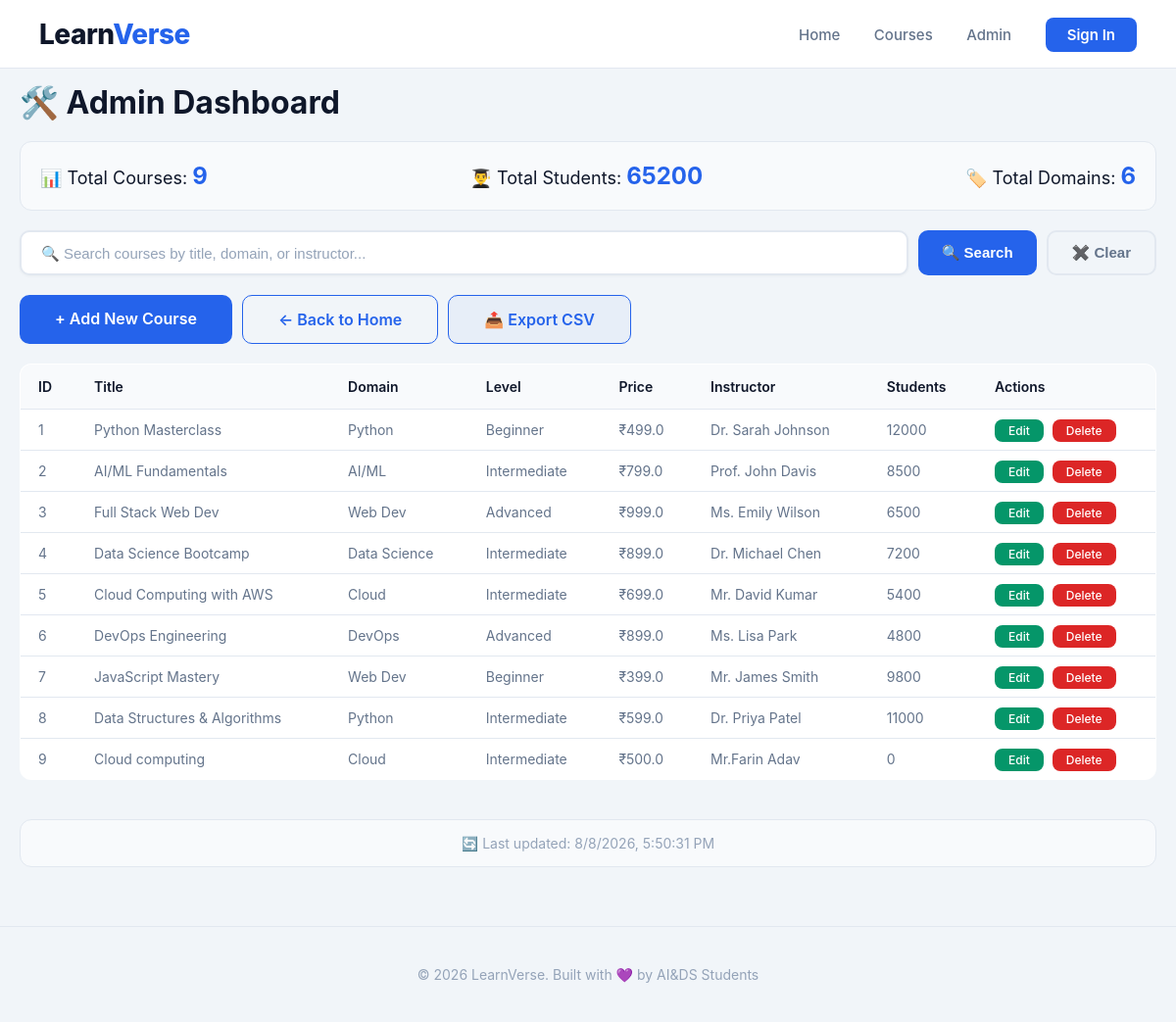
/admin/courses, run on an earlier commit of the app's database.
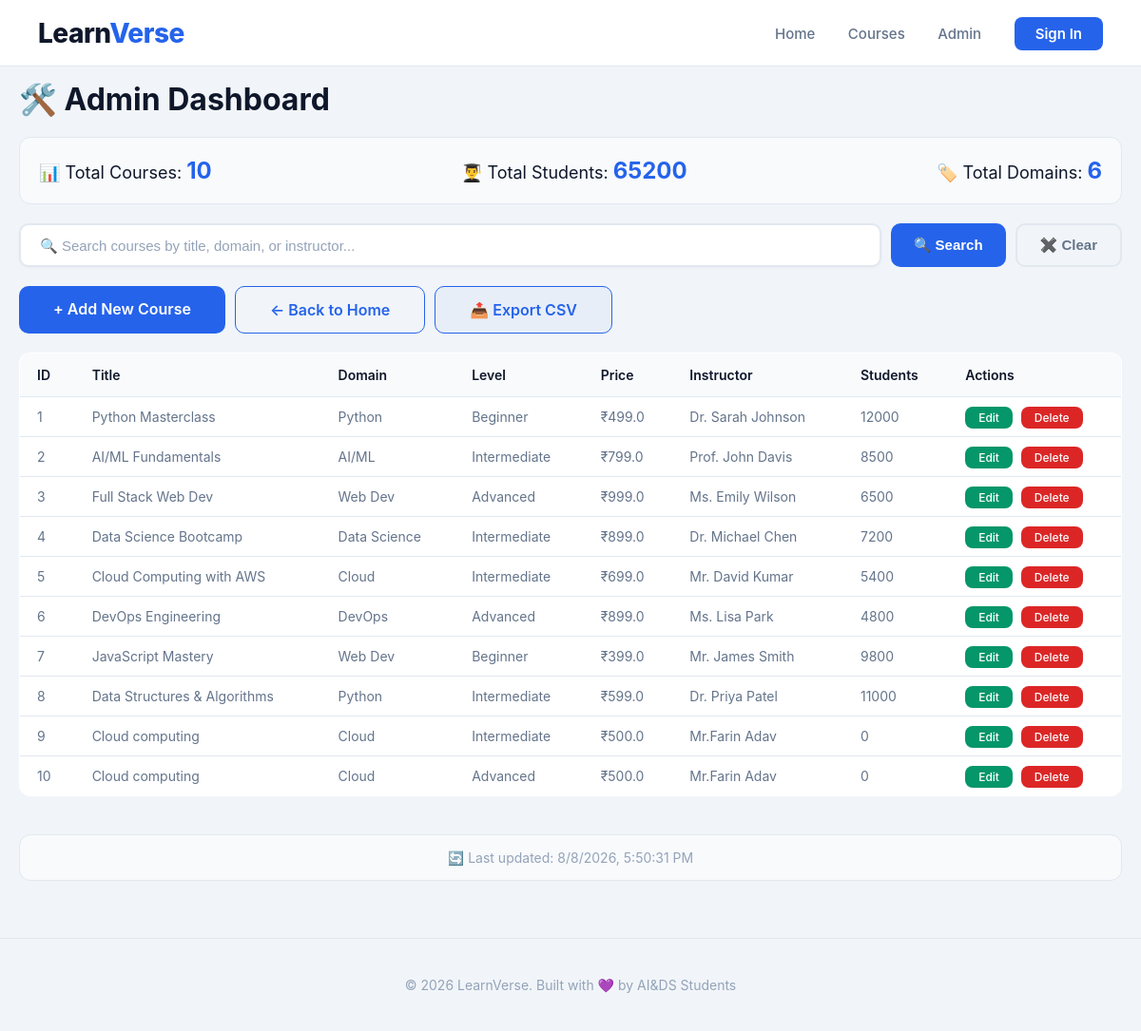
And on a later commit of the database.
### models.py (models this page shows)
class Course(db.Model):
    id = db.Column(db.Integer, primary_key=True)
    title = db.Column(db.String(200), nullable=False)
    description = db.Column(db.Text, nullable=False)
    domain = db.Column(db.String(50), nullable=False)
    level = db.Column(db.String(20), nullable=False)
    price = db.Column(db.Float, default=0)
    instructor = db.Column(db.String(100), nullable=False)
    rating = db.Column(db.Float, default=0)
    students = db.Column(db.Integer, default=0)
    image = db.Column(db.String(200), default='default.jpg')
    created_at = db.Column(db.DateTime, default=datetime.utcnow)

### app.py (the view)
@app.route('/admin/courses')
def admin_courses():
    all_courses = Course.query.all()
    return render_template('admin_courses.html', courses=all_courses)

### templates/admin_courses.html (shortened to what this page needs)
<!DOCTYPE html>
<html lang="en">
<head>
    <link rel="stylesheet" href="{{ url_for('static', filename='style.css') }}">
</head>
<body>
    <header>
        <div class="logo">Learn<span>Verse</span></div>
        <nav>
            <a href="/">Home</a>
            <a href="/courses">Courses</a>
            <a href="/admin/courses">Admin</a>
            <a href="#" class="btn-signin">Sign In</a>
        </nav>
    </header>
    <div class="container">
        <h1>🛠️ Admin Dashboard</h1>
        <div style="margin: 20px 0; padding: 20px; background: #F8FAFC; border-radius: 12px; display: flex; justify-content: space-between; align-items: center; flex-wrap: wrap; border: 1px solid #E2E8F0;">
            <span style="font-size: 18px; color: #0F172A;">📊 Total Courses: <strong style="color: #2563EB; font-size: 24px;">{{ courses|length }}</strong></span>
            <span style="font-size: 18px; color: #0F172A;">👨‍🎓 Total Students: <strong style="color: #2563EB; font-size: 24px;">{{ courses|sum(attribute='students') }}</strong></span>
            <span style="font-size: 18px; color: #0F172A;">🏷️ Total Domains: <strong style="color: #2563EB; font-size: 24px;">{{ courses|map(attribute='domain')|unique|list|length }}</strong></span>
        </div>
        <div class="admin-search-bar">
            <input type="text" id="adminSearch" placeholder="🔍 Search courses by title, domain, or instructor..." />
            <button onclick="filterAdminTable()" class="btn-search">🔍 Search</button>
            <button onclick="clearSearch()" class="btn-secondary">✖️ Clear</button>
        </div>
        <div style="margin:20px 0; display: flex; gap: 10px; flex-wrap: wrap;">
            <a href="/admin/course/add" class="btn-primary">+ Add New Course</a>
            <a href="/" class="btn-secondary">← Back to Home</a>
            <a href="#" onclick="exportData()" class="btn-secondary" style="background: rgba(37, 99, 235, 0.05); border-color: #2563EB; color: #2563EB;">📤 Export CSV</a>
        </div>
        {% if courses %}
        <div class="admin-table">
            <table id="adminTable">
                <thead>
                    <tr>
                        <th>ID</th>
                        <th>Title</th>
                        <th>Domain</th>
                        <th>Level</th>
                        <th>Price</th>
                        <th>Instructor</th>
                        <th>Students</th>
                        <th>Actions</th>
                    </tr>
                </thead>
                <tbody id="adminTableBody">
                    {% for course in courses %}
                    <tr>
                        <td>{{ course.id }}</td>
                        <td>{{ course.title[:30] }}{% if course.title|length > 30 %}...{% endif %}</td>
                        <td>{{ course.domain }}</td>
                        <td>{{ course.level }}</td>
                        <td>₹{{ course.price }}</td>
                        <td>{{ course.instructor }}</td>
                        <td>{{ course.students }}</td>
                        <td>
                            <a href="/admin/course/edit/{{ course.id }}" class="btn-edit">Edit</a>
                            <a href="/admin/course/delete/{{ course.id }}" class="btn-delete" onclick="return confirm('Delete this course?')">Delete</a>
                        </td>
                    </tr>
                    {% endfor %}
                </tbody>
            </table>
        </div>
        {% else %}
        <p style="color:#64748B; padding:40px; text-align:center;">
            No courses yet. <a href="/admin/course/add" style="color:#2563EB;">Add your first course</a>
        </p>
        {% endif %}
        <div style="margin-top: 20px; padding: 15px; border-radius: 12px; background: #F8FAFC; border: 1px solid #E2E8F0; text-align: center; color: #94A3B8; font-size: 14px;">
            🔄 Last updated: <span id="lastUpdated"></span>
        </div>
    </div>
    <footer>
        <p>© 2026 LearnVerse. Built with 💜 by AI&DS Students</p>
    </footer>
</body>
</html>

### static/style.css (style rules this page uses)
* { margin: 0; padding: 0; box-sizing: border-box; }
body { font-family: -apple-system, BlinkMacSystemFont, 'Segoe UI', Roboto, Oxygen, Ubuntu, sans-serif; background: #F1F5F9; color: #0F172A; overflow-x: hidden; min-height: 100vh; }
a { text-decoration: none; color: inherit; }
header { padding: 15px 40px; display: flex; justify-content: space-between; align-items: center; position: fixed; top: 0; left: 0; right: 0; z-index: 100; background: rgba(255, 255, 255, 0.95); backdrop-filter: blur(20px); border-bottom: 1px solid #E2E8F0; height: 70px; }
.logo { font-size: 28px; font-weight: 800; letter-spacing: -0.5px; color: #0F172A; }
.logo span { color: #2563EB; }
nav a { color: #64748B; margin-left: 30px; font-size: 15px; font-weight: 500; transition: 0.3s; position: relative; }
nav a::after { content: ''; position: absolute; bottom: -4px; left: 0; width: 0; height: 2px; background: #2563EB; transition: 0.3s; }
.btn-signin { background: #2563EB; padding: 8px 22px; border-radius: 8px; color: #fff !important; font-weight: 600; transition: 0.3s; }
.btn-signin::after { display: none !important; }
.btn-primary { display: inline-block; padding: 14px 36px; background: #2563EB; color: #fff; border-radius: 10px; font-weight: 600; transition: 0.3s; border: none; cursor: pointer; font-size: 16px; }
.btn-secondary { display: inline-block; padding: 14px 36px; background: transparent; color: #2563EB; border-radius: 10px; font-weight: 600; transition: 0.3s; border: 1px solid #2563EB; cursor: pointer; font-size: 16px; }
.btn-edit { padding: 4px 14px; background: #059669; color: #fff; border-radius: 8px; font-size: 12px; margin-right: 5px; font-weight: 500; }
.btn-delete { padding: 4px 14px; background: #DC2626; color: #fff; border-radius: 8px; font-size: 12px; font-weight: 500; }
.container { max-width: 1200px; margin: 0 auto; padding: 85px 20px 20px; }
.btn-search { padding: 14px 32px; background: #2563EB; color: #fff; border: none; border-radius: 10px; font-size: 15px; font-weight: 600; cursor: pointer; transition: 0.3s; min-width: 120px; }
.admin-search-bar { display: flex; gap: 10px; margin: 20px 0; flex-wrap: wrap; }
.admin-search-bar input { flex: 1; min-width: 200px; padding: 12px 20px; border-radius: 10px; border: 2px solid #E2E8F0; background: #FFFFFF; color: #0F172A; font-size: 15px; transition: 0.3s; box-shadow: 0 1px 3px rgba(0,0,0,0.04); }
.admin-search-bar input::placeholder { color: #94A3B8; }
.admin-search-bar .btn-search { padding: 12px 24px; background: #2563EB; color: #fff; border: none; border-radius: 10px; font-size: 15px; font-weight: 600; cursor: pointer; transition: 0.3s; }
.admin-search-bar .btn-secondary { padding: 12px 24px; background: transparent; color: #64748B; border: 2px solid #E2E8F0; border-radius: 10px; font-size: 15px; font-weight: 600; cursor: pointer; transition: 0.3s; }
.admin-table { overflow-x: auto; margin: 20px 0 40px; }
.admin-table table { width: 100%; border-collapse: collapse; background: #FFFFFF; border-radius: 12px; overflow: hidden; border: 1px solid #E2E8F0; }
.admin-table th { padding: 14px 18px; text-align: left; background: #F8FAFC; color: #0F172A; font-weight: 600; font-size: 14px; border-bottom: 1px solid #E2E8F0; }
.admin-table td { padding: 12px 18px; border-bottom: 1px solid #E2E8F0; color: #64748B; font-size: 14px; }
footer { text-align: center; padding: 40px; color: #94A3B8; border-top: 1px solid #E2E8F0; margin-top: 40px; font-size: 14px; }

What changed in the data, as far as the page shows it:
added Course: id "10", title "Cloud computing", domain "Cloud", level "Advanced", price "500.0", instructor "Mr.Farin Adav", students "0"
Also different on the page:
{{ courses|length }}: "9" → "10"
